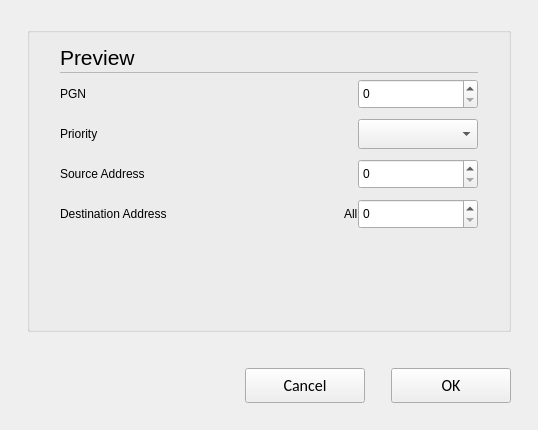
<?xml version="1.0" encoding="UTF-8"?>
<ui version="4.0">
 <class>C_SdBueJ1939PgPropertiesDialog</class>
 <widget class="QWidget" name="C_SdBueJ1939PgPropertiesDialog">
  <property name="geometry">
   <rect>
    <x>0</x>
    <y>0</y>
    <width>538</width>
    <height>430</height>
   </rect>
  </property>
  <property name="windowTitle">
   <string>C_SdBueJ1939PgPropertiesDialog</string>
  </property>
  <layout class="QVBoxLayout" name="verticalLayout" stretch="1,0,0,0">
   <property name="leftMargin">
    <number>27</number>
   </property>
   <property name="topMargin">
    <number>27</number>
   </property>
   <property name="rightMargin">
    <number>27</number>
   </property>
   <property name="bottomMargin">
    <number>0</number>
   </property>
   <item>
    <widget class="QGroupBox" name="pc_GroupBoxGeneral_5">
     <property name="styleRole" stdset="0">
      <string>default</string>
     </property>
     <property name="title">
      <string/>
     </property>
     <layout class="QVBoxLayout" name="verticalLayout_6" stretch="0,0,0,0,1">
      <property name="spacing">
       <number>0</number>
      </property>
      <property name="leftMargin">
       <number>30</number>
      </property>
      <property name="rightMargin">
       <number>30</number>
      </property>
      <property name="bottomMargin">
       <number>13</number>
      </property>
      <item>
       <layout class="QHBoxLayout" name="horizontalLayout_7" stretch="0,0">
        <property name="spacing">
         <number>6</number>
        </property>
        <item>
         <widget class="stw::opensyde_gui_elements::C_OgeLabContextMenuBase" name="pc_LabelHeadingPreview">
          <property name="styleRole" stdset="0">
           <string>heading-group-bold</string>
          </property>
          <property name="minimumSize">
           <size>
            <width>0</width>
            <height>30</height>
           </size>
          </property>
          <property name="maximumSize">
           <size>
            <width>16777215</width>
            <height>30</height>
           </size>
          </property>
          <property name="font">
           <font>
            <family>Segoe UI</family>
            <pointsize>16</pointsize>
           </font>
          </property>
          <property name="text">
           <string>Preview</string>
          </property>
         </widget>
        </item>
        <item>
         <spacer name="horizontalSpacer_10">
          <property name="orientation">
           <enum>Qt::Horizontal</enum>
          </property>
          <property name="sizeHint" stdset="0">
           <size>
            <width>40</width>
            <height>1</height>
           </size>
          </property>
         </spacer>
        </item>
       </layout>
      </item>
      <item>
       <layout class="QHBoxLayout" name="horizontalLayout_20" stretch="0">
        <property name="spacing">
         <number>0</number>
        </property>
        <property name="topMargin">
         <number>0</number>
        </property>
        <property name="rightMargin">
         <number>0</number>
        </property>
        <property name="bottomMargin">
         <number>0</number>
        </property>
        <item>
         <widget class="stw::opensyde_gui_elements::C_OgeFraSeparator" name="pc_Frame_3">
          <property name="minimumSize">
           <size>
            <width>0</width>
            <height>1</height>
           </size>
          </property>
          <property name="maximumSize">
           <size>
            <width>16777215</width>
            <height>1</height>
           </size>
          </property>
          <property name="frameShape">
           <enum>QFrame::StyledPanel</enum>
          </property>
          <property name="frameShadow">
           <enum>QFrame::Raised</enum>
          </property>
         </widget>
        </item>
       </layout>
      </item>
      <item>
       <spacer name="verticalSpacer_6">
        <property name="orientation">
         <enum>Qt::Vertical</enum>
        </property>
        <property name="sizeType">
         <enum>QSizePolicy::Fixed</enum>
        </property>
        <property name="sizeHint" stdset="0">
         <size>
          <width>40</width>
          <height>6</height>
         </size>
        </property>
       </spacer>
      </item>
      <item>
       <layout class="QGridLayout" name="gridLayout">
        <property name="horizontalSpacing">
         <number>20</number>
        </property>
        <property name="verticalSpacing">
         <number>10</number>
        </property>
        <item row="0" column="0">
         <widget class="stw::opensyde_gui_elements::C_OgeLabToolTipBase" name="pc_LabelPgn">
          <property name="styleRole" stdset="0">
           <string>group-item</string>
          </property>
          <property name="minimumSize">
           <size>
            <width>0</width>
            <height>30</height>
           </size>
          </property>
          <property name="text">
           <string>PGN</string>
          </property>
         </widget>
        </item>
        <item row="0" column="1" alignment="Qt::AlignRight">
         <widget class="stw::opensyde_gui_elements::C_OgeSpxToolTipBase" name="pc_SpinBoxPgn">
           <property name="styleRole" stdset="0">
            <string>spx-number</string>
           </property>
          <property name="minimumSize">
           <size>
            <width>120</width>
            <height>30</height>
           </size>
          </property>
          <property name="maximumSize">
           <size>
            <width>120</width>
            <height>30</height>
           </size>
          </property>
          <property name="displayIntegerBase">
           <number>10</number>
          </property>
         </widget>
        </item>
        <item row="1" column="0">
         <widget class="stw::opensyde_gui_elements::C_OgeLabToolTipBase" name="pc_LabelPriority">
          <property name="styleRole" stdset="0">
           <string>group-item</string>
          </property>
          <property name="text">
           <string>Priority</string>
          </property>
         </widget>
        </item>
        <item row="3" column="0">
         <widget class="stw::opensyde_gui_elements::C_OgeLabToolTipBase" name="pc_LabelDestinationAddress">
          <property name="styleRole" stdset="0">
           <string>group-item</string>
          </property>
          <property name="sizePolicy">
           <sizepolicy hsizetype="Preferred" vsizetype="Preferred">
            <horstretch>0</horstretch>
            <verstretch>0</verstretch>
           </sizepolicy>
          </property>
          <property name="text">
           <string>Destination Address</string>
          </property>
         </widget>
        </item>
        <item row="2" column="0">
         <widget class="stw::opensyde_gui_elements::C_OgeLabToolTipBase" name="pc_LabelSourceAddress">
          <property name="styleRole" stdset="0">
           <string>group-item</string>
          </property>
          <property name="text">
           <string>Source Address</string>
          </property>
         </widget>
        </item>
        <item row="2" column="1" alignment="Qt::AlignRight">
         <widget class="stw::opensyde_gui_elements::C_OgeSpxToolTipBase" name="pc_SpinBoxSourceAddress">
           <property name="styleRole" stdset="0">
            <string>spx-number</string>
           </property>
          <property name="minimumSize">
           <size>
            <width>120</width>
            <height>30</height>
           </size>
          </property>
          <property name="maximumSize">
           <size>
            <width>120</width>
            <height>30</height>
           </size>
          </property>
          <property name="value">
           <number>0</number>
          </property>
          <property name="displayIntegerBase">
           <number>10</number>
          </property>
         </widget>
        </item>
        <item row="1" column="1" alignment="Qt::AlignRight">
         <widget class="stw::opensyde_gui_elements::C_OgeCbxText" name="pc_CbxPriority">
          <property name="sizePolicy">
           <sizepolicy hsizetype="Preferred" vsizetype="Fixed">
            <horstretch>0</horstretch>
            <verstretch>0</verstretch>
           </sizepolicy>
          </property>
          <property name="minimumSize">
           <size>
            <width>120</width>
            <height>30</height>
           </size>
          </property>
          <property name="maximumSize">
           <size>
            <width>120</width>
            <height>30</height>
           </size>
          </property>
         </widget>
        </item>
        <item row="3" column="1">
         <widget class="QWidget" name="widget" native="true">
          <layout class="QHBoxLayout" name="horizontalLayout_2">
           <property name="spacing">
            <number>0</number>
           </property>
           <property name="leftMargin">
            <number>0</number>
           </property>
           <property name="topMargin">
            <number>0</number>
           </property>
           <property name="rightMargin">
            <number>0</number>
           </property>
           <property name="bottomMargin">
            <number>0</number>
           </property>
           <item alignment="Qt::AlignRight">
            <widget class="stw::opensyde_gui_elements::C_OgeLabToolTipBase" name="pc_LabelDestinationAddressBroadcast">
             <property name="styleRole" stdset="0">
              <string>group-item</string>
             </property>
             <property name="minimumSize">
              <size>
               <width>0</width>
               <height>30</height>
              </size>
             </property>
             <property name="maximumSize">
              <size>
               <width>16777215</width>
               <height>30</height>
              </size>
             </property>
             <property name="text">
              <string>All</string>
             </property>
            </widget>
           </item>
           <item alignment="Qt::AlignRight">
            <widget class="stw::opensyde_gui_elements::C_OgeSpxToolTipBase" name="pc_SpinBoxDestinationAddress">
           <property name="styleRole" stdset="0">
            <string>spx-number</string>
           </property>
             <property name="minimumSize">
              <size>
               <width>120</width>
               <height>30</height>
              </size>
             </property>
             <property name="maximumSize">
              <size>
               <width>120</width>
               <height>30</height>
              </size>
             </property>
             <property name="displayIntegerBase">
              <number>10</number>
             </property>
            </widget>
           </item>
          </layout>
         </widget>
        </item>
       </layout>
      </item>
      <item>
       <spacer name="verticalSpacer">
        <property name="orientation">
         <enum>Qt::Vertical</enum>
        </property>
        <property name="sizeHint" stdset="0">
         <size>
          <width>20</width>
          <height>40</height>
         </size>
        </property>
       </spacer>
      </item>
     </layout>
    </widget>
   </item>
   <item>
    <spacer name="pc_VerticalSpacerButtonsObove">
     <property name="orientation">
      <enum>Qt::Vertical</enum>
     </property>
     <property name="sizeType">
      <enum>QSizePolicy::Fixed</enum>
     </property>
     <property name="sizeHint" stdset="0">
      <size>
       <width>20</width>
       <height>30</height>
      </size>
     </property>
    </spacer>
   </item>
   <item>
    <layout class="QHBoxLayout" name="horizontalLayout_22">
     <item>
      <spacer name="horizontalSpacer_9">
       <property name="orientation">
        <enum>Qt::Horizontal</enum>
       </property>
       <property name="sizeHint" stdset="0">
        <size>
         <width>40</width>
         <height>20</height>
        </size>
       </property>
      </spacer>
     </item>
     <item>
      <widget class="QPushButton" name="pc_PushButtonCancel">
       <property name="styleRole" stdset="0">
        <string>cancel</string>
       </property>
       <property name="minimumSize">
        <size>
         <width>120</width>
         <height>35</height>
        </size>
       </property>
       <property name="maximumSize">
        <size>
         <width>120</width>
         <height>35</height>
        </size>
       </property>
       <property name="font">
        <font>
         <family>Calibri</family>
         <pointsize>12</pointsize>
        </font>
       </property>
       <property name="text">
        <string>Cancel</string>
       </property>
      </widget>
     </item>
     <item>
      <spacer name="horizontalSpacer">
       <property name="orientation">
        <enum>Qt::Horizontal</enum>
       </property>
       <property name="sizeType">
        <enum>QSizePolicy::Fixed</enum>
       </property>
       <property name="sizeHint" stdset="0">
        <size>
         <width>20</width>
         <height>20</height>
        </size>
       </property>
      </spacer>
     </item>
     <item>
      <widget class="QPushButton" name="pc_PushButtonOk">
       <property name="styleRole" stdset="0">
        <string>dialog</string>
       </property>
       <property name="minimumSize">
        <size>
         <width>120</width>
         <height>35</height>
        </size>
       </property>
       <property name="maximumSize">
        <size>
         <width>120</width>
         <height>35</height>
        </size>
       </property>
       <property name="font">
        <font>
         <family>Calibri</family>
         <pointsize>12</pointsize>
        </font>
       </property>
       <property name="text">
        <string>OK</string>
       </property>
      </widget>
     </item>
    </layout>
   </item>
   <item>
    <spacer name="verticalSpacer_7">
     <property name="orientation">
      <enum>Qt::Vertical</enum>
     </property>
     <property name="sizeType">
      <enum>QSizePolicy::Fixed</enum>
     </property>
     <property name="sizeHint" stdset="0">
      <size>
       <width>20</width>
       <height>27</height>
      </size>
     </property>
    </spacer>
   </item>
  </layout>
 </widget>
 <customwidgets>
  <customwidget>
   <class>stw::opensyde_gui_elements::C_OgeFraSeparator</class>
   <extends>QFrame</extends>
   <header>C_OgeFraSeparator.hpp</header>
   <container>1</container>
  </customwidget>
  <customwidget>
   <class>stw::opensyde_gui_elements::C_OgeLabContextMenuBase</class>
   <extends>QLabel</extends>
   <header>C_OgeLabContextMenuBase.hpp</header>
  </customwidget>
  <customwidget>
   <class>stw::opensyde_gui_elements::C_OgeCbxText</class>
   <extends>QComboBox</extends>
   <header>C_OgeCbxText.hpp</header>
  </customwidget>
  <customwidget>
   <class>stw::opensyde_gui_elements::C_OgeSpxToolTipBase</class>
   <extends>QSpinBox</extends>
   <header>C_OgeSpxToolTipBase.hpp</header>
  </customwidget>
  <customwidget>
   <class>stw::opensyde_gui_elements::C_OgeLabToolTipBase</class>
   <extends>QLabel</extends>
   <header>C_OgeLabToolTipBase.hpp</header>
  </customwidget>
 </customwidgets>
 <tabstops>
  <tabstop>pc_SpinBoxPgn</tabstop>
  <tabstop>pc_CbxPriority</tabstop>
  <tabstop>pc_SpinBoxSourceAddress</tabstop>
  <tabstop>pc_SpinBoxDestinationAddress</tabstop>
  <tabstop>pc_PushButtonCancel</tabstop>
  <tabstop>pc_PushButtonOk</tabstop>
 </tabstops>
 <resources/>
 <connections/>
</ui>
